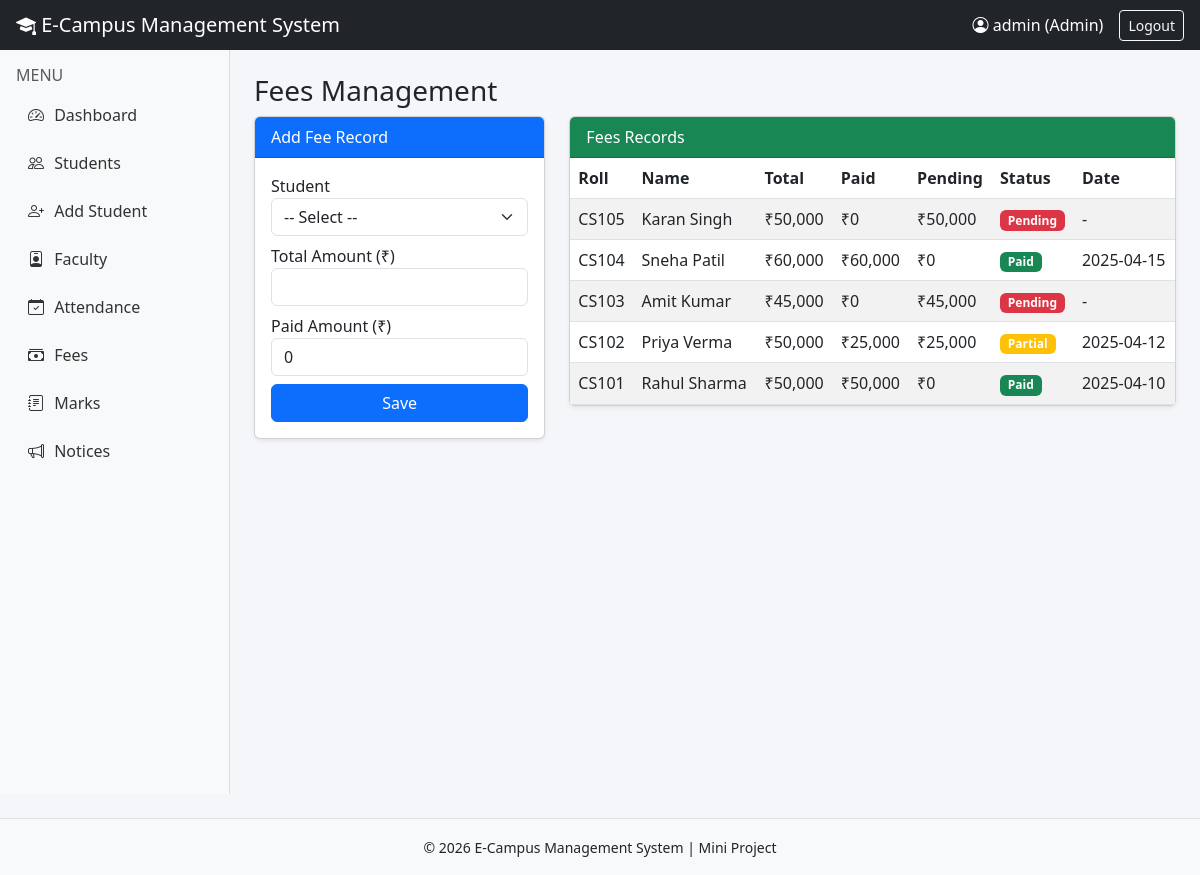
Screenshot of /fees.php (signed in) with the database file from the repository.
### tables this page shows
CREATE TABLE fees (
    id INT AUTO_INCREMENT PRIMARY KEY,
    student_id INT NOT NULL,
    amount DECIMAL(10,2) NOT NULL,
    paid_amount DECIMAL(10,2) DEFAULT 0,
    status ENUM('Paid','Pending','Partial') DEFAULT 'Pending',
    pay_date DATE,
    FOREIGN KEY (student_id) REFERENCES students(id) ON DELETE CASCADE
);

CREATE TABLE students (
    id INT AUTO_INCREMENT PRIMARY KEY,
    roll_no VARCHAR(20) NOT NULL UNIQUE,
    name VARCHAR(100) NOT NULL,
    email VARCHAR(100),
    phone VARCHAR(15),
    course VARCHAR(50),
    year VARCHAR(10),
    address TEXT,
    created_at TIMESTAMP DEFAULT CURRENT_TIMESTAMP
);

### fees.php (the view, shortened to what this page needs)
<?php
include 'config/db.php';
include 'includes/header.php';
$fees = $conn->query("SELECT f.*, s.roll_no, s.name FROM fees f JOIN students s ON f.student_id=s.id ORDER BY f.id DESC");
?>
<h3>Fees Management</h3>
<div class="row">
    <div class="col-md-4">
        <div class="card shadow-sm">
            <div class="card-header bg-primary text-white">Add Fee Record</div>
            <div class="card-body">
                <form method="POST">
                    <div class="mb-2"><label>Student</label>
                        <select name="student_id" class="form-select" required>
                            <option value="">-- Select --</option>
                        </select>
                    </div>
                    <div class="mb-2"><label>Total Amount (₹)</label><input type="number" name="amount" class="form-control" step="0.01" required></div>
                    <div class="mb-2"><label>Paid Amount (₹)</label><input type="number" name="paid_amount" class="form-control" step="0.01" value="0" required></div>
                    <button class="btn btn-primary w-100">Save</button>
                </form>
            </div>
        </div>
    </div>
    <div class="col-md-8">
        <div class="card shadow-sm">
            <div class="card-header bg-success text-white">Fees Records</div>
            <div class="table-responsive">
                <table class="table table-striped mb-0">
                    <thead><tr><th>Roll</th><th>Name</th><th>Total</th><th>Paid</th><th>Pending</th><th>Status</th><th>Date</th></tr></thead>
                    <tbody>
                        <?php while($f = $fees->fetch_assoc()):
                            $pending = $f['amount'] - $f['paid_amount'];
                            $cls = $f['status']=='Paid'?'success':($f['status']=='Partial'?'warning':'danger');
                        ?>
                        <tr>
                            <td><?php echo $f['roll_no']; ?></td>
                            <td><?php echo htmlspecialchars($f['name']); ?></td>
                            <td>₹<?php echo number_format($f['amount'],0); ?></td>
                            <td>₹<?php echo number_format($f['paid_amount'],0); ?></td>
                            <td>₹<?php echo number_format($pending,0); ?></td>
                            <td><span class="badge bg-<?php echo $cls; ?>"><?php echo $f['status']; ?></span></td>
                            <td><?php echo $f['pay_date'] ?? '-'; ?></td>
                        </tr>
                        <?php endwhile; ?>
                    </tbody>
                </table>
            </div>
        </div>
    </div>
</div>
<?php include 'includes/footer.php'; ?>

### includes/header.php (shortened to what this page needs)
<?php
$role = $_SESSION['role'];
$username = $_SESSION['username'];
?>
<!DOCTYPE html>
<html lang="en">
<head>
    <link href="https://cdn.jsdelivr.net/npm/bootstrap@5.3.0/dist/css/bootstrap.min.css" rel="stylesheet">
    <link href="https://cdn.jsdelivr.net/npm/bootstrap-icons@1.11.0/font/bootstrap-icons.css" rel="stylesheet">
    <link rel="stylesheet" href="assets/css/style.css">
</head>
<body>
<nav class="navbar navbar-dark bg-dark px-3">
    <span class="navbar-brand mb-0 h1"><i class="bi bi-mortarboard-fill"></i> E-Campus Management System</span>
    <div class="d-flex align-items-center text-white">
        <span class="me-3"><i class="bi bi-person-circle"></i> <?php echo htmlspecialchars($username); ?> (<?php echo ucfirst($role); ?>)</span>
        <a href="logout.php" class="btn btn-sm btn-outline-light">Logout</a>
    </div>
</nav>
<div class="d-flex">
    <div class="sidebar bg-light p-3">
        <h6 class="text-muted">MENU</h6>
        <ul class="nav flex-column">
            <li class="nav-item"><a class="nav-link" href="dashboard.php"><i class="bi bi-speedometer2"></i> Dashboard</a></li>
            <?php if ($role == 'admin'): ?>
            <li class="nav-item"><a class="nav-link" href="manage_students.php"><i class="bi bi-people"></i> Students</a></li>
            <li class="nav-item"><a class="nav-link" href="add_student.php"><i class="bi bi-person-plus"></i> Add Student</a></li>
            <li class="nav-item"><a class="nav-link" href="add_faculty.php"><i class="bi bi-person-badge"></i> Faculty</a></li>
            <li class="nav-item"><a class="nav-link" href="attendance.php"><i class="bi bi-calendar-check"></i> Attendance</a></li>
            <li class="nav-item"><a class="nav-link" href="fees.php"><i class="bi bi-cash-stack"></i> Fees</a></li>
            <li class="nav-item"><a class="nav-link" href="marks.php"><i class="bi bi-journal-text"></i> Marks</a></li>
            <?php endif; ?>
            <li class="nav-item"><a class="nav-link" href="notices.php"><i class="bi bi-megaphone"></i> Notices</a></li>
        </ul>
    </div>
    <div class="content p-4 flex-grow-1">

### includes/footer.php (shortened to what this page needs)
    </div>
</div>
<footer class="text-center py-3 bg-light border-top mt-4">
    <small>&copy; <?php echo date("Y"); ?> E-Campus Management System | Mini Project</small>
</footer>
</body>
</html>

### assets/css/style.css (style rules this page uses)
body { font-family: 'Segoe UI', Tahoma, sans-serif; background: #f4f6f9; margin: 0; }
.sidebar { width: 230px; min-height: calc(100vh - 56px); border-right: 1px solid #ddd; }
.sidebar .nav-link { color: #333; padding: 10px 12px; border-radius: 5px; margin-bottom: 4px; }
.sidebar .nav-link i { margin-right: 6px; }
.content { min-height: calc(100vh - 56px); }
table th { background: #0d6efd; color: white; }

### rows the page displays
fees: student.roll_no "CS105", student.name "Karan Singh", amount "50,000", paid_amount "0", pending "50,000", status "Pending", pay_date "-"
fees: student.roll_no "CS104", student.name "Sneha Patil", amount "60,000", paid_amount "60,000", pending "0", status "Paid", pay_date "2025-04-15"
fees: student.roll_no "CS103", student.name "Amit Kumar", amount "45,000", paid_amount "0", pending "45,000", status "Pending", pay_date "-"
fees: student.roll_no "CS102", student.name "Priya Verma", amount "50,000", paid_amount "25,000", pending "25,000", status "Partial", pay_date "2025-04-12"
fees: student.roll_no "CS101", student.name "Rahul Sharma", amount "50,000", paid_amount "50,000", pending "0", status "Paid", pay_date "2025-04-10"

### other values shown
$username "admin"
$role "Admin"
